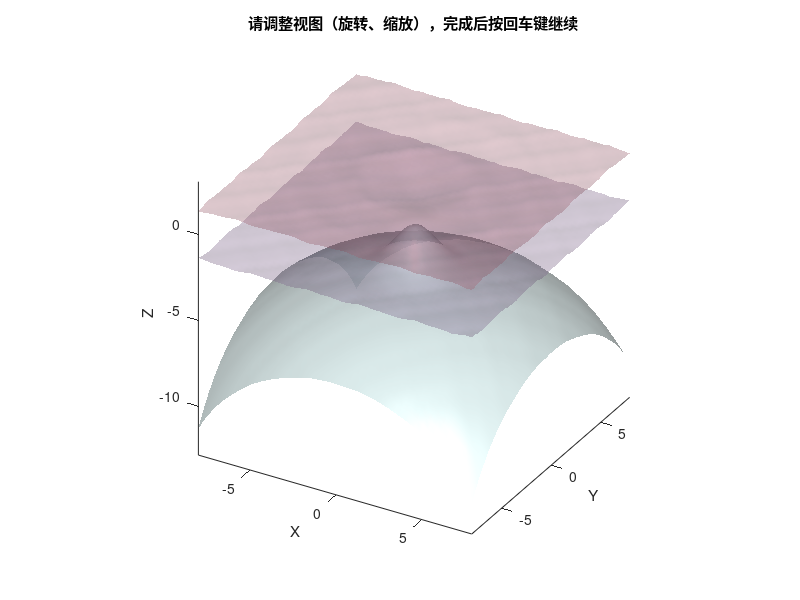

MATLAB code to generate this figure: (Note: this script raises an error after producing the figure.)
% 创建网格数据
[x,y] = meshgrid(-8:0.3:8);  % 网格数据
frames = 50;  % 总帧数

% ===== 参数配置 =====
show_grid = false;       % 是否显示网格线
bottom_alpha = 0.35;     % 底层膜透明度
top_alpha = 0.35;        % 顶膜透明度
bottom_base_height = -1.45; % 底膜基础高度
top_base_height = 1.45;  % 顶膜基础高度
middle_base_height = -16.0; % 中间膜基础高度
fusion_threshold = 0.65; % 融合阈值
arrow_scale = 1.0;      % 箭头缩放因子
speed_threshold = 0.1; % 最小速度阈值（过滤小箭头）
max_arrow_speed = 1.5;  % 最大速度阈值（过滤异常大箭头）
max_speed = max_arrow_speed; % 颜色映射最大值（与最大箭头速度一致）
arrow_density = 2;      % 箭头密度
arrow_line_width = 0.6; % 箭头线条粗细
arrow_head_size = 0.6;  % 箭头头部大小比例
center_region_threshold = 0.3;  % 中心区域阈值
middle_amplitude = 0.1; % 中间膜中心突出幅度
middle_height = 30;    % 中间膜中心突出高度
middle_alpha = 0.6;    % 中间膜透明度
middle_noise_strength = 0.1; % 中间膜噪声强度

% 新增：椭球体参数配置
ellipsoid_a = 12;       % 椭球体X轴半轴长度
ellipsoid_b = 12;       % 椭球体Y轴半轴长度
ellipsoid_c = 12;       % 椭球体Z轴半轴长度（控制扁平程度）
ellipsoid_offset = 0.5;  % 椭球体整体偏移量（控制基础高度）

% 新增：三个膜的箭头显示控制参数
show_arrow_bottom = false;   % 控制底膜箭头显示
show_arrow_top = false;      % 控制顶膜箭头显示
show_arrow_middle = true;   % 控制中间膜箭头显示

% 新增：初始帧和结束帧突起调整参数
initial_frame_amplitude_scale = 0.5;  % 初始帧突起幅度缩放
initial_frame_shift_scale = 0.5;      % 初始帧垂直偏移缩放
final_frame_amplitude_scale = 0.5;    % 结束帧突起幅度缩放
final_frame_shift_scale = 0.5;        % 结束帧垂直偏移缩放
% ====================

% 预计算随机种子序列
rng(42);  % 固定随机种子
noise_seeds = rand(frames, 5);  % 每帧5个随机种子

% 存储各帧的高度数据
z_bottom_all = zeros(frames, size(x,1), size(x,2));
z_top_all = zeros(frames, size(x,1), size(x,2));
z_middle_all = zeros(frames, size(x,1), size(x,2)); % 中间膜高度数据
membrane_distances = zeros(frames, 1); % 每帧膜间距

% 预计算所有帧的高度数据
fprintf('预计算高度数据...\n');
for j = 1:frames
    % 时间相位
    phase_bottom = 2*pi * j/frames;
    phase_middle = 2*pi * j/frames + pi/3; % 中间膜相位偏移
    
    % 底层膜随机律动（复用噪声）
    t = j/frames;
    noise = 0;
    for k = 1:5  % 多频率噪声叠加，产生不规则律动
        freq = 2^k;
        amp = 0.2/k;
        noise = noise + amp * sin(freq*x + noise_seeds(j,k)*100) .* sin(freq*y + noise_seeds(j,k)*200);
    end
    membrane_shift = 0.3 * noise;  % 底膜的基础律动
    
    % 中心区域与边缘区域区分
    distance_from_center = sqrt(x.^2 + y.^2);
    pulse_influence = exp(-(distance_from_center/2).^2); % 中心区域影响（中心大，边缘小）
    membrane_influence = 1 - pulse_influence; % 边缘区域影响（边缘大，中心小）
    
    % 中心基础形状（确保为正，参考底膜）
    base = sin(sqrt(x.^2+y.^2))./sqrt(x.^2+y.^2+eps);
    base_positive = abs(base);  % 确保基础形状为正，避免负值导致向下突出
    
    % 底膜Z值计算
    bottom_amplitude = 2 * (1 + 0.5*sin(phase_bottom));
    bottom_vertical_shift = 0.5 * sin(phase_bottom) + 0.5;
    
    z_bottom = bottom_base_height + ...
        membrane_shift .* membrane_influence + ...  % 边缘不规则律动
        (base_positive * bottom_amplitude + bottom_vertical_shift) .* pulse_influence; % 中心向上突出
    
    % 顶膜效果
    top_membrane_base = top_base_height;
    top_membrane_dip = -1.0 * base_positive * bottom_amplitude;
    top_noise = -membrane_shift;
    z_top = top_membrane_base + top_membrane_dip + top_noise;
    
    % 中间膜效果
    ellipsoid_term = 1 - (x./ellipsoid_a).^2 - (y./ellipsoid_b).^2;
    ellipsoid_term(ellipsoid_term < 0) = 0;  % 确保根号内非负
    ellipsoid_base = sqrt(ellipsoid_term) * ellipsoid_c;  % 椭球体表面高度
    
    middle_min_offset = 0.5;  % 最小向上偏移量
    middle_oscillation = 0.3 * sin(phase_middle);  % 周期性振荡
    middle_base_offset = middle_min_offset + abs(middle_oscillation);  % 总基础偏移
    
    middle_center_peak = middle_amplitude * base_positive * middle_height * (1 + 0.5*sin(phase_middle));
    middle_edge_shift = middle_noise_strength * noise;  % 边缘区域噪声
    
    z_middle = middle_base_height + ...
        ellipsoid_base + ...  % 椭球体基础形状
        middle_base_offset + ...  % 基础向上偏移
        middle_center_peak .* pulse_influence + ...  % 中心突出效果
        middle_edge_shift .* membrane_influence;  % 边缘动态效果
    
    % 融合效果
    distance_between_membranes = z_top - z_bottom;
    membrane_distances(j) = mean(distance_between_membranes(:));
    fusion_mask = distance_between_membranes < fusion_threshold;
    
    if any(fusion_mask(:))
        z_fusion = (z_top + z_bottom) / 2;
        z_bottom(fusion_mask) = z_fusion(fusion_mask);
        z_top(fusion_mask) = z_fusion(fusion_mask);
    end
    
    % 存储高度数据
    z_bottom_all(j,:,:) = z_bottom;
    z_top_all(j,:,:) = z_top;
    z_middle_all(j,:,:) = z_middle;
    
    fprintf('预计算帧 %d/%d\r', j, frames);
end
fprintf('\n');

% 找到膜间距最大的起始帧
[~, start_frame_idx] = max(membrane_distances);
fprintf('起始帧: %d (膜间距最大)\n', start_frame_idx);

% 计算结束帧索引（循环播放时需要与起始帧衔接）
end_frame_idx = mod(start_frame_idx + frames - 1 - 1, frames) + 1;
fprintf('结束帧: %d\n', end_frame_idx);

% 调整初始帧的中央突起高度
frame_idx = start_frame_idx;
phase_bottom = 2*pi * frame_idx/frames;

% 初始帧使用降低后的突起参数
reduced_amplitude = 2 * (1 + 0.5*sin(phase_bottom)) * initial_frame_amplitude_scale;
reduced_shift = (0.5 * sin(phase_bottom) + 0.5) * initial_frame_shift_scale;

% 重新计算中心形状
distance_from_center = sqrt(x.^2 + y.^2);
pulse_influence = exp(-(distance_from_center/2).^2);
base = sin(sqrt(x.^2+y.^2))./sqrt(x.^2+y.^2+eps);
base_positive = abs(base);

% 重新计算底膜高度（降低突起）
z_bottom_initial = bottom_base_height + ...
    (squeeze(z_bottom_all(frame_idx,:,:)) - bottom_base_height - ...
    (base_positive * 2 * (1 + 0.5*sin(phase_bottom)) + (0.5 * sin(phase_bottom) + 0.5)) .* pulse_influence) + ...
    (base_positive * reduced_amplitude + reduced_shift) .* pulse_influence;

% 重新计算顶膜高度（对应降低凹陷）
z_top_initial = squeeze(z_top_all(frame_idx,:,:)) + ...
    1.0 * base_positive * (2 * (1 + 0.5*sin(phase_bottom)) - reduced_amplitude);

% 更新存储的高度数据
z_bottom_all(frame_idx,:,:) = z_bottom_initial;
z_top_all(frame_idx,:,:) = z_top_initial;

% 调整结束帧的中央突起高度（关键新增部分）
frame_idx = end_frame_idx;
phase_bottom = 2*pi * frame_idx/frames;

% 结束帧使用降低后的突起参数
reduced_amplitude = 2 * (1 + 0.5*sin(phase_bottom)) * final_frame_amplitude_scale;
reduced_shift = (0.5 * sin(phase_bottom) + 0.5) * final_frame_shift_scale;

% 重新计算底膜高度（降低突起）
z_bottom_final = bottom_base_height + ...
    (squeeze(z_bottom_all(frame_idx,:,:)) - bottom_base_height - ...
    (base_positive * 2 * (1 + 0.5*sin(phase_bottom)) + (0.5 * sin(phase_bottom) + 0.5)) .* pulse_influence) + ...
    (base_positive * reduced_amplitude + reduced_shift) .* pulse_influence;

% 重新计算顶膜高度（对应降低凹陷）
z_top_final = squeeze(z_top_all(frame_idx,:,:)) + ...
    1.0 * base_positive * (2 * (1 + 0.5*sin(phase_bottom)) - reduced_amplitude);

% 更新存储的高度数据
z_bottom_all(frame_idx,:,:) = z_bottom_final;
z_top_all(frame_idx,:,:) = z_top_final;

% ===== 交互式调整部分（核心修改）=====
fprintf('正在准备交互式调整视图...\n');

% 明确设置窗口大小
fig_width = 1000;
fig_height = 800;

% 获取第一帧数据用于预览
frame_idx = start_frame_idx;
next_frame_idx = mod(start_frame_idx, frames) + 1;
dt = 1 / 15;  % 使用默认帧率计算

% 计算第一帧速度
z_bottom = squeeze(z_bottom_all(frame_idx,:,:));
z_top = squeeze(z_top_all(frame_idx,:,:));
z_middle = squeeze(z_middle_all(frame_idx,:,:));

vz_bottom_raw = squeeze(z_bottom_all(next_frame_idx,:,:) - z_bottom_all(frame_idx,:,:)) / dt;
vz_top_raw = squeeze(z_top_all(next_frame_idx,:,:) - z_top_all(frame_idx,:,:)) / dt;
vz_middle_raw = squeeze(z_middle_all(next_frame_idx,:,:) - z_middle_all(frame_idx,:,:)) / dt;

vz_bottom = max(min(vz_bottom_raw, max_arrow_speed), -max_arrow_speed);
vz_top = max(min(vz_top_raw, max_arrow_speed), -max_arrow_speed);
vz_middle = max(min(vz_middle_raw, max_arrow_speed), -max_arrow_speed);

% 计算法向量（用于箭头方向）
distance_from_center = sqrt(x.^2 + y.^2);
pulse_influence = exp(-(distance_from_center/2).^2);

[dx_bottom, dy_bottom] = gradient(z_bottom, 0.3, 0.3);
normal_mag_bottom = sqrt(1 + dx_bottom.^2 + dy_bottom.^2);
nx_bottom = -dx_bottom ./ normal_mag_bottom;
ny_bottom = -dy_bottom ./ normal_mag_bottom;
nz_bottom = 1 ./ normal_mag_bottom;

[dx_top, dy_top] = gradient(z_top, 0.3, 0.3);
normal_mag_top = sqrt(1 + dx_top.^2 + dy_top.^2);
nx_top = -dx_top ./ normal_mag_top;
ny_top = -dy_top ./ normal_mag_top;
nz_top = 1 ./ normal_mag_top;

[dx_middle, dy_middle] = gradient(z_middle, 0.3, 0.3);
normal_mag_middle = sqrt(1 + dx_middle.^2 + dy_middle.^2);
nx_middle = -dx_middle ./ normal_mag_middle;
ny_middle = -dy_middle ./ normal_mag_middle;
nz_middle = 1 ./ normal_mag_middle;

% 下采样箭头（控制箭头密度）
sparse_idx = 1:arrow_density:size(x,1);
M = length(sparse_idx);

x_sparse = x(sparse_idx, sparse_idx);
y_sparse = y(sparse_idx, sparse_idx);
z_bottom_sparse = z_bottom(sparse_idx, sparse_idx);
z_top_sparse = z_top(sparse_idx, sparse_idx);
z_middle_sparse = z_middle(sparse_idx, sparse_idx);

% 法向量和速度下采样
nx_bottom_sub = nx_bottom(sparse_idx, sparse_idx);
ny_bottom_sub = ny_bottom(sparse_idx, sparse_idx);
nz_bottom_sub = nz_bottom(sparse_idx, sparse_idx);
vz_bottom_sub = vz_bottom(sparse_idx, sparse_idx);

nx_top_sub = nx_top(sparse_idx, sparse_idx);
ny_top_sub = ny_top(sparse_idx, sparse_idx);
nz_top_sub = nz_top(sparse_idx, sparse_idx);
vz_top_sub = vz_top(sparse_idx, sparse_idx);

nx_middle_sub = nx_middle(sparse_idx, sparse_idx);
ny_middle_sub = ny_middle(sparse_idx, sparse_idx);
nz_middle_sub = nz_middle(sparse_idx, sparse_idx);
vz_middle_sub = vz_middle(sparse_idx, sparse_idx);

% 中心区域掩码（过滤边缘区域）
pulse_influence_sub = pulse_influence(sparse_idx, sparse_idx);
center_mask_bottom = pulse_influence_sub > center_region_threshold;
center_mask_top = pulse_influence_sub > center_region_threshold;
center_mask_middle = pulse_influence_sub > center_region_threshold;

% 速度掩码（过滤过小/过大的箭头）
speed_bottom = sqrt(vz_bottom_sub.^2);
speed_top = sqrt(vz_top_sub.^2);
speed_middle = sqrt(vz_middle_sub.^2);
speed_mask_bottom = (speed_bottom > speed_threshold) & (speed_bottom <= max_arrow_speed);
speed_mask_top = (speed_top > speed_threshold) & (speed_top <= max_arrow_speed);
speed_mask_middle = (speed_middle > speed_threshold) & (speed_middle <= max_arrow_speed);

% 复合掩码（同时满足中心区域和速度条件）
bottom_mask = center_mask_bottom & speed_mask_bottom;
top_mask = center_mask_top & speed_mask_top;
middle_mask = center_mask_middle & speed_mask_middle; 


% 交互式调整视图（后续代码与之前完全一致，省略）
fig = figure('Position', [100 100 fig_width fig_height]);
title('请调整视图（旋转、缩放），完成后按回车键继续');
hold on;

% 绘制三层膜和箭头
h_middle = surf(x, y, z_middle);
set(h_middle, 'FaceAlpha', middle_alpha, 'FaceColor', '#E0FFFF');
if show_grid
    set(h_middle, 'EdgeAlpha', middle_alpha*0.5, 'EdgeColor', [0 0 0]);
else
    set(h_middle, 'EdgeAlpha', 0);
end

h_bottom = surf(x, y, z_bottom);
set(h_bottom, 'FaceAlpha', bottom_alpha, 'FaceColor', '#C9A0DC');
if show_grid
    set(h_bottom, 'EdgeAlpha', bottom_alpha*0.5, 'EdgeColor', [0 0 0]);
else
    set(h_bottom, 'EdgeAlpha', 0);
end

h_top = surf(x, y, z_top);
set(h_top, 'FaceAlpha', top_alpha, 'FaceColor', '#FF9BB3');
if show_grid
    set(h_top, 'EdgeAlpha', top_alpha*0.5, 'EdgeColor', [0 0 0]);
else
    set(h_top, 'EdgeAlpha', 0);
end

if show_arrow_bottom && any(bottom_mask(:))
    quiver3(x_sparse(bottom_mask), y_sparse(bottom_mask), z_bottom_sparse(bottom_mask), ...
        nx_bottom_sub(bottom_mask) .* vz_bottom_sub(bottom_mask), ...
        ny_bottom_sub(bottom_mask) .* vz_bottom_sub(bottom_mask), ...
        nz_bottom_sub(bottom_mask) .* vz_bottom_sub(bottom_mask), ...
        arrow_scale, 'Color', [0 0 1], 'LineWidth', arrow_line_width, ...
        'MaxHeadSize', arrow_head_size, 'AutoScale', 'off');
end

if show_arrow_top && any(top_mask(:))
    quiver3(x_sparse(top_mask), y_sparse(top_mask), z_top_sparse(top_mask), ...
        nx_top_sub(top_mask) .* vz_top_sub(top_mask), ...
        ny_top_sub(top_mask) .* vz_top_sub(top_mask), ...
        nz_top_sub(top_mask) .* vz_top_sub(top_mask), ...
        arrow_scale, 'Color', [1 0 0], 'LineWidth', arrow_line_width, ...
        'MaxHeadSize', arrow_head_size, 'AutoScale', 'off');
end

if show_arrow_middle && any(middle_mask(:))
    quiver3(x_sparse(middle_mask), y_sparse(middle_mask), z_middle_sparse(middle_mask), ...
        nx_middle_sub(middle_mask) .* vz_middle_sub(middle_mask), ...
        ny_middle_sub(middle_mask) .* vz_middle_sub(middle_mask), ...
        nz_middle_sub(middle_mask) .* vz_middle_sub(middle_mask), ...
        arrow_scale, 'Color', [0 0.5 0], 'LineWidth', arrow_line_width, ...
        'MaxHeadSize', arrow_head_size, 'AutoScale', 'off');
end

% 强制3D视图并设置初始视角
view(30, 30);  % 明确的3D初始视角（方位角30，仰角30）
lighting gouraud;
camlight('headlight');
xlabel('X');
ylabel('Y');
zlabel('Z');
axis equal;
hold off;

% 等待用户调整并确认
fprintf('提示：\n');
fprintf('1. 使用鼠标拖动可以旋转视图\n');
fprintf('2. 滚轮可以缩放视图\n');
fprintf('3. 按住Shift键拖动可以平移视图\n');
fprintf('4. 调整完成后，请按回车键继续生成视频...\n');
pause;

% 关键修改：明确获取并显示视角参数，确认是否为3D视角
[az, el] = view(gca);  % 分别获取方位角和仰角
fprintf('获取到的视角参数 - 方位角: %.2f, 仰角: %.2f\n', az, el);

% 检查是否接近平面视角，如果是则强制设置为3D视角
if abs(el) > 85 || abs(el) < -85 || abs(az) < 5
    warning('检测到接近平面视角，自动调整为3D视角');
    az = 30;  % 重置为合理的3D方位角
    el = 30;  % 重置为合理的3D仰角
end

axis_limits = axis(gca);  % 获取坐标轴范围
close(fig);

% ===== 生成视频部分 =====
videoFile = '3d_membrane_vector_field_final-3.avi';
writerObj = VideoWriter(videoFile, 'MPEG-4');
writerObj.FrameRate = 15;
open(writerObj);

fprintf('正在生成视频...\n');
for j = start_frame_idx:start_frame_idx+frames-1
    frame_idx = mod(j-1, frames) + 1;
    next_frame_idx = mod(j, frames) + 1;
    dt = 1 / writerObj.FrameRate;
    
    % 计算速度
    vz_bottom_raw = squeeze(z_bottom_all(next_frame_idx,:,:) - z_bottom_all(frame_idx,:,:)) / dt;
    vz_top_raw = squeeze(z_top_all(next_frame_idx,:,:) - z_top_all(frame_idx,:,:)) / dt;
    vz_middle_raw = squeeze(z_middle_all(next_frame_idx,:,:) - z_middle_all(frame_idx,:,:)) / dt;
    
    vz_bottom = max(min(vz_bottom_raw, max_arrow_speed), -max_arrow_speed);
    vz_top = max(min(vz_top_raw, max_arrow_speed), -max_arrow_speed);
    vz_middle = max(min(vz_middle_raw, max_arrow_speed), -max_arrow_speed);
    
    % 当前帧高度
    z_bottom = squeeze(z_bottom_all(frame_idx,:,:));
    z_top = squeeze(z_top_all(frame_idx,:,:));
    z_middle = squeeze(z_middle_all(frame_idx,:,:));
    
    % 后续绘图和视频写入代码与之前完全一致
    distance_from_center = sqrt(x.^2 + y.^2);
    pulse_influence = exp(-(distance_from_center/2).^2);
    
    [dx_bottom, dy_bottom] = gradient(z_bottom, 0.3, 0.3);
    normal_mag_bottom = sqrt(1 + dx_bottom.^2 + dy_bottom.^2);
    nx_bottom = -dx_bottom ./ normal_mag_bottom;
    ny_bottom = -dy_bottom ./ normal_mag_bottom;
    nz_bottom = 1 ./ normal_mag_bottom;
    
    [dx_top, dy_top] = gradient(z_top, 0.3, 0.3);
    normal_mag_top = sqrt(1 + dx_top.^2 + dy_top.^2);
    nx_top = -dx_top ./ normal_mag_top;
    ny_top = -dy_top ./ normal_mag_top;
    nz_top = 1 ./ normal_mag_top;
    
    [dx_middle, dy_middle] = gradient(z_middle, 0.3, 0.3);
    normal_mag_middle = sqrt(1 + dx_middle.^2 + dy_middle.^2);
    nx_middle = -dx_middle ./ normal_mag_middle;
    ny_middle = -dy_middle ./ normal_mag_middle;
    nz_middle = 1 ./ normal_mag_middle;
    
    % 绘图（与之前代码一致）
    fig = figure('Visible', 'off', 'Position', [100 100 fig_width fig_height]);
    set(fig, 'Renderer', 'OpenGL');  % 使用OpenGL渲染器确保3D效果
    hold on;
    
    h_middle = surf(x, y, z_middle);
    set(h_middle, 'FaceAlpha', middle_alpha, 'FaceColor', '#F5F5F5');
    if show_grid
        set(h_middle, 'EdgeAlpha', middle_alpha*0.5, 'EdgeColor', [0 0 0]);
    else
        set(h_middle, 'EdgeAlpha', 0);
    end
    
    h_bottom = surf(x, y, z_bottom);
    set(h_bottom, 'FaceAlpha', bottom_alpha, 'FaceColor', '#C9A0DC');
    if show_grid
        set(h_bottom, 'EdgeAlpha', bottom_alpha*0.5, 'EdgeColor', [0 0 0]);
    else
        set(h_bottom, 'EdgeAlpha', 0);
    end
    
    h_top = surf(x, y, z_top);
    set(h_top, 'FaceAlpha', top_alpha, 'FaceColor', '#FF9BB3');
    if show_grid
        set(h_top, 'EdgeAlpha', top_alpha*0.5, 'EdgeColor', [0 0 0]);
    else
        set(h_top, 'EdgeAlpha', 0);
    end
    
    % 绘制箭头（与之前代码一致）
    sparse_idx = 1:arrow_density:size(x,1);
    M = length(sparse_idx);
    
    x_sparse = x(sparse_idx, sparse_idx);
    y_sparse = y(sparse_idx, sparse_idx);
    z_bottom_sparse = z_bottom(sparse_idx, sparse_idx);
    z_top_sparse = z_top(sparse_idx, sparse_idx);
    z_middle_sparse = z_middle(sparse_idx, sparse_idx);
    
    nx_bottom_sub = nx_bottom(sparse_idx, sparse_idx);
    ny_bottom_sub = ny_bottom(sparse_idx, sparse_idx);
    nz_bottom_sub = nz_bottom(sparse_idx, sparse_idx);
    vz_bottom_sub = vz_bottom(sparse_idx, sparse_idx);
    
    nx_top_sub = nx_top(sparse_idx, sparse_idx);
    ny_top_sub = ny_top(sparse_idx, sparse_idx);
    nz_top_sub = nz_top(sparse_idx, sparse_idx);
    vz_top_sub = vz_top(sparse_idx, sparse_idx);
    
    nx_middle_sub = nx_middle(sparse_idx, sparse_idx);
    ny_middle_sub = ny_middle(sparse_idx, sparse_idx);
    nz_middle_sub = nz_middle(sparse_idx, sparse_idx);
    vz_middle_sub = vz_middle(sparse_idx, sparse_idx);
    
    pulse_influence_sub = pulse_influence(sparse_idx, sparse_idx);
    center_mask_bottom = pulse_influence_sub > center_region_threshold;
    center_mask_top = pulse_influence_sub > center_region_threshold;
    center_mask_middle = pulse_influence_sub > center_region_threshold;
    
    speed_bottom = sqrt(vz_bottom_sub.^2);
    speed_top = sqrt(vz_top_sub.^2);
    speed_middle = sqrt(vz_middle_sub.^2);
    speed_mask_bottom = (speed_bottom > speed_threshold) & (speed_bottom <= max_arrow_speed);
    speed_mask_top = (speed_top > speed_threshold) & (speed_top <= max_arrow_speed);
    speed_mask_middle = (speed_middle > speed_threshold) & (speed_middle <= max_arrow_speed);
    
    bottom_mask = center_mask_bottom & speed_mask_bottom;
    top_mask = center_mask_top & speed_mask_top;
    middle_mask = center_mask_middle & speed_mask_middle;
    
    if show_arrow_bottom && any(bottom_mask(:))
        quiver3(x_sparse(bottom_mask), y_sparse(bottom_mask), z_bottom_sparse(bottom_mask), ...
            nx_bottom_sub(bottom_mask) .* vz_bottom_sub(bottom_mask), ...
            ny_bottom_sub(bottom_mask) .* vz_bottom_sub(bottom_mask), ...
            nz_bottom_sub(bottom_mask) .* vz_bottom_sub(bottom_mask), ...
            arrow_scale, 'Color', [0 0 1], 'LineWidth', arrow_line_width, ...
            'MaxHeadSize', arrow_head_size, 'AutoScale', 'off');
    end
    
    if show_arrow_top && any(top_mask(:))
        quiver3(x_sparse(top_mask), y_sparse(top_mask), z_top_sparse(top_mask), ...
            nx_top_sub(top_mask) .* vz_top_sub(top_mask), ...
            ny_top_sub(top_mask) .* vz_top_sub(top_mask), ...
            nz_top_sub(top_mask) .* vz_top_sub(top_mask), ...
            arrow_scale, 'Color', [1 0 0], 'LineWidth', arrow_line_width, ...
            'MaxHeadSize', arrow_head_size, 'AutoScale', 'off');
    end
    
    if show_arrow_middle && any(middle_mask(:))
        quiver3(x_sparse(middle_mask), y_sparse(middle_mask), z_middle_sparse(middle_mask), ...
            nx_middle_sub(middle_mask) .* vz_middle_sub(middle_mask), ...
            ny_middle_sub(middle_mask) .* vz_middle_sub(middle_mask), ...
            nz_middle_sub(middle_mask) .* vz_middle_sub(middle_mask), ...
            arrow_scale, 'Color', [0 0.5 0], 'LineWidth', arrow_line_width, ...
            'MaxHeadSize', arrow_head_size, 'AutoScale', 'off');
    end
    
    % 应用视图参数
     axis(axis_limits);  % 应用保存的轴范围
    axis equal;         % 保持轴比例一致
    view(az, el);       % 应用用户调整的3D视角
    lighting gouraud;
    camlight('headlight');
    xlabel('X');
    ylabel('Y');
    zlabel('Z');

    title(sprintf('三层膜系统的速度场 (帧 %d/%d)', frame_idx, frames));
    xlabel('X');
    ylabel('Y');
    zlabel('Z');
    drawnow;

    frame = getframe(fig);
    writeVideo(writerObj, frame);
    close(fig);
    
    fprintf('处理帧 %d/%d\r', frame_idx, frames);
end

close(writerObj);
fprintf('\n三层膜系统的视频已导出至: %s\n', fullfile(pwd, videoFile));